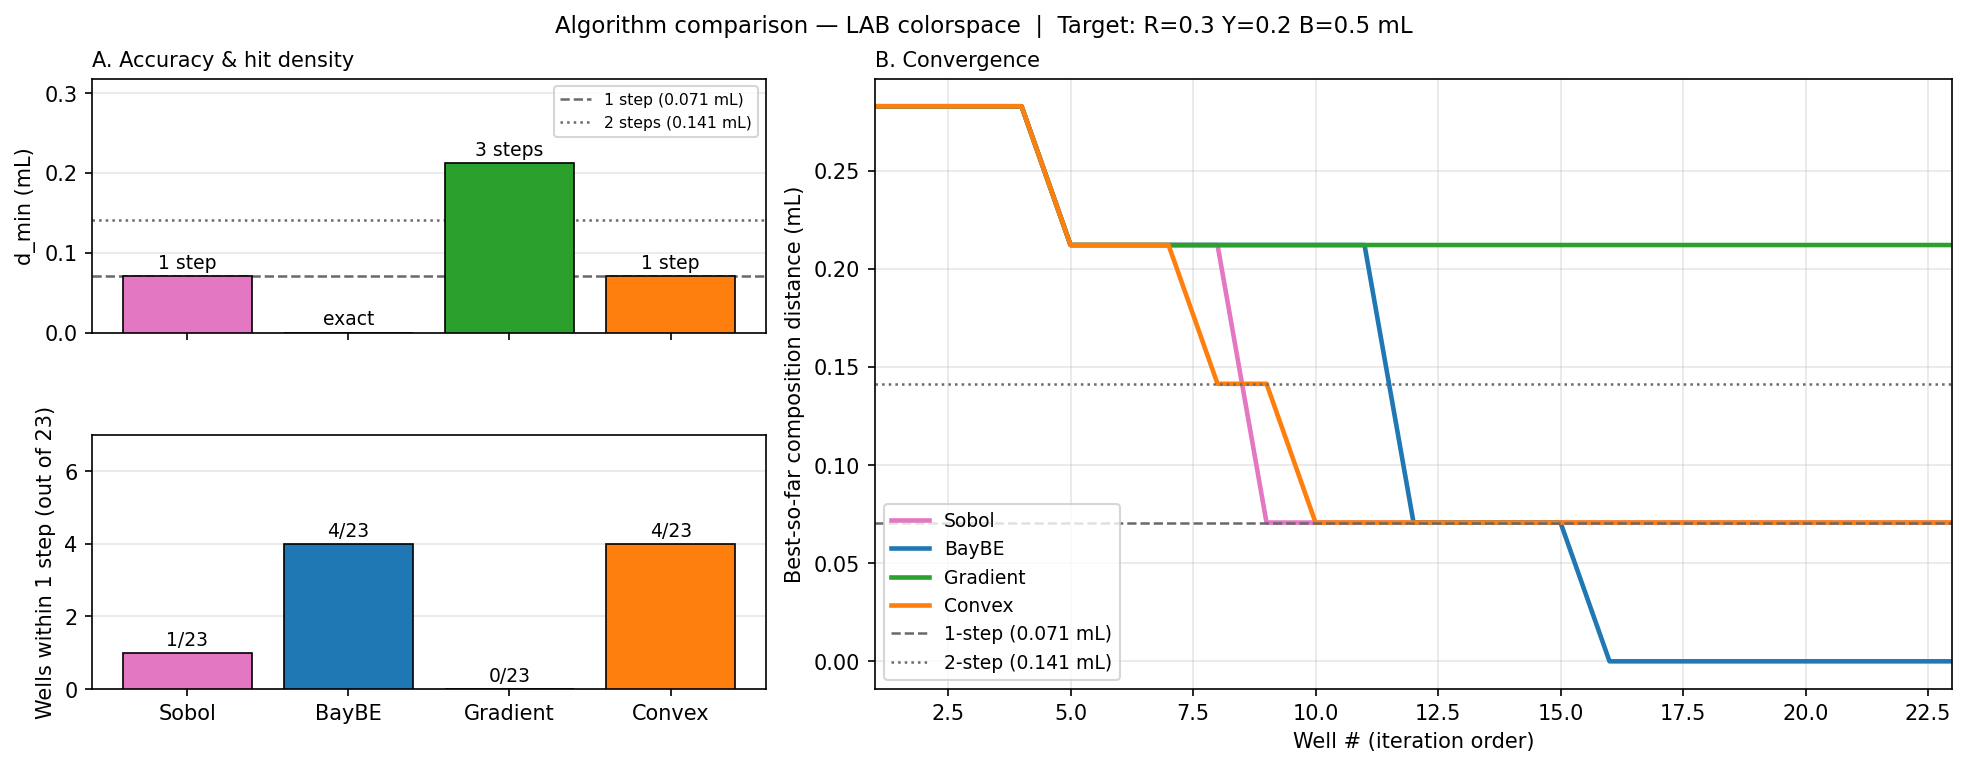

Write Python code to recreate this figure.
"""
Algorithm comparison for Dec 2025 color-matching runs.

Compares 4 algorithms (all using LAB colorspace, same target recipe):
  Random, BayBE, Gradient, Convex

Target recipe: R=0.30 mL, Y=0.20 mL, B=0.50 mL  (300 / 200 / 500 µL)

Five metrics per run:
  1. Speed          — % of 23-well budget used before the best-by-objective well was first found
  2. Accuracy       — d_min_mL: closest any well got to the target recipe (composition space)
  3. Hit density 1  — % of wells within 1 grid step of target (~0.07 mL)
  4. Hit density 2  — % of wells within 2 grid steps of target (~0.14 mL)
  5. Alignment      — does the algorithm's objective correctly rank the closest well as best?
                      Reported with full tie context: how many wells tie at d_min, and if wrong,
                      how many steps off was the objective's actual pick vs the true best.

Grid step on the simplex: one step changes two dyes by ±0.05 mL each
  → 1-step radius = sqrt(2)*0.05 ≈ 0.0707 mL
  → 2-step radius = sqrt(2)*0.10 ≈ 0.1414 mL
"""

import pandas as pd
import numpy as np
import pathlib
import matplotlib.pyplot as plt
import sys
sys.stdout.reconfigure(encoding="utf-8")

ROOT = pathlib.Path(r"C:\Users\owenm\OneDrive\Desktop\Master Budget Dispenser\actuator-dispenser")
BASE = ROOT / "output" / "color_matching_workflow" / "algorithm_comparison"
OUT  = ROOT / "output" / "color_matching_workflow" / "analysis"

TARGET_R, TARGET_Y, TARGET_B = 0.30, 0.20, 0.50

# Grid step size and thresholds
STEP = 0.05
D1 = np.sqrt(2) * STEP        # ≈ 0.0707 mL — within 1 grid step
D2 = np.sqrt(2) * 2 * STEP    # ≈ 0.1414 mL — within 2 grid steps
TIE_TOL = 1e-4                 # wells within this of d_min are considered tied

runs = [
    ("20251216_131032_LAB_random",  "Sobol"),
    ("20251218_092306_LAB_bayBE",   "BayBE"),
    ("20251222_082441_LAB_gradient","Gradient"),
    ("20251223_103101_LAB_convex",  "Convex"),
]

COLORS = {"Sobol": "#e377c2", "BayBE": "#1f77b4",
          "Gradient": "#2ca02c", "Convex": "#ff7f0e"}


def steps_from_d(d):
    """Convert a composition-space distance to equivalent grid steps."""
    return d / (np.sqrt(2) * STEP)


# ── collect per-run stats ──────────────────────────────────────────────────────
results = []
run_dfs = {}

for folder, label in runs:
    df   = pd.read_csv(BASE / folder / "color_matching_results.csv")
    data = df[df["well"] != "Target"].copy()
    data["well_num"] = pd.to_numeric(data["well"], errors="coerce")
    data = data.dropna(subset=["well_num"]).sort_values("well_num").reset_index(drop=True)

    data["d_input"] = np.sqrt(
        (data["R_volume_ml"] - TARGET_R)**2 +
        (data["Y_volume_ml"] - TARGET_Y)**2 +
        (data["B_volume_ml"] - TARGET_B)**2
    )

    n_total = len(data)
    d_min   = data["d_input"].min()
    n_hits1 = (data["d_input"] <= D1 + 1e-9).sum()
    n_hits2 = (data["d_input"] <= D2 + 1e-9).sum()

    # ── best by objective (lower output = closer match) ──
    best_obj_idx  = data["output"].idxmin()
    best_obj_row  = data.loc[best_obj_idx]
    best_obj_iter = int(best_obj_row["well_num"])
    best_obj_d    = best_obj_row["d_input"]

    # ── convergence speed: first iter where running-min objective == global best ──
    global_best_obj  = data["output"].min()
    data["run_min"]  = data["output"].expanding().min()
    first_found_iter = int(data.loc[(data["run_min"] <= global_best_obj + 1e-9).idxmax(), "well_num"])

    # ── first iter where a 1-step well was visited ──
    hits1_mask       = data["d_input"] <= D1 + 1e-9
    first_1step_iter = int(data.loc[hits1_mask, "well_num"].min()) if hits1_mask.any() else None

    # ── best-by-composition well (for reference) ──
    best_d_row = data.loc[data["d_input"].idxmin()]

    # ── alignment metric — with full tie accounting ──────────────────────────
    # How many wells are tied at d_min?
    tied_mask    = data["d_input"] <= d_min + TIE_TOL
    n_tied       = int(tied_mask.sum())
    # Is the objective's pick among those tied-best wells?
    obj_correct  = best_obj_d <= d_min + TIE_TOL
    # Steps off for objective's pick vs true best
    steps_obj    = steps_from_d(best_obj_d)
    steps_best   = steps_from_d(d_min)
    steps_gap    = steps_obj - steps_best  # 0 if correct, positive if wrong

    if obj_correct:
        alignment_str = f"YES — picked 1 of {n_tied} tied well(s) at {steps_best:.1f} steps"
    else:
        alignment_str = (
            f"NO  — objective picked {steps_obj:.1f} steps; "
            f"true best was {steps_best:.1f} steps ({steps_gap:+.1f} gap); "
            f"{n_tied} well(s) tied at best"
        )

    results.append({
        "label":            label,
        "n_total":          n_total,
        # metric 2 — accuracy
        "d_min_mL":         round(d_min, 4),
        "steps_off":        round(steps_best, 2),
        # metric 3 & 4 — hit density
        "n_hits_1step":     int(n_hits1),
        "pct_hits_1step":   round(100 * n_hits1 / n_total, 1),
        "n_hits_2step":     int(n_hits2),
        "pct_hits_2step":   round(100 * n_hits2 / n_total, 1),
        # metric 1 — speed
        "first_found_iter": first_found_iter,
        "pct_used_to_find": round(100 * first_found_iter / n_total, 1),
        "first_1step_iter": first_1step_iter,
        "pct_used_1step":   round(100 * first_1step_iter / n_total, 1) if first_1step_iter is not None else None,
        # metric 5 — alignment
        "obj_correct":      obj_correct,
        "n_tied_at_best":   n_tied,
        "steps_obj":        round(steps_obj, 2),
        "steps_best":       round(steps_best, 2),
        "steps_gap":        round(steps_gap, 2),
        "alignment_str":    alignment_str,
        # reference compositions
        "best_obj_R":       best_obj_row["R_volume_ml"],
        "best_obj_Y":       best_obj_row["Y_volume_ml"],
        "best_obj_B":       best_obj_row["B_volume_ml"],
        "best_obj_d":       round(best_obj_d, 4),
        "best_d_R":         best_d_row["R_volume_ml"],
        "best_d_Y":         best_d_row["Y_volume_ml"],
        "best_d_B":         best_d_row["B_volume_ml"],
    })
    run_dfs[label] = data

summary = pd.DataFrame(results)

# ── print summary ──────────────────────────────────────────────────────────────
print("=" * 72)
print(f"TARGET: R={TARGET_R}  Y={TARGET_Y}  B={TARGET_B}")
print(f"Grid step: {STEP} mL  |  D1 ~= {D1:.4f} mL  |  D2 ~= {D2:.4f} mL")
print("=" * 72)

for r in results:
    print(f"\n{'─'*60}")
    print(f"  {r['label']}  ({r['n_total']} wells)")
    s1 = (f"iter {r['first_1step_iter']} ({r['pct_used_1step']:.0f}%)"
          if r["first_1step_iter"] is not None else "NEVER")
    print(f"  1. Speed:       best-by-obj found at iter {r['first_found_iter']} "
          f"({r['pct_used_to_find']:.0f}% of budget)")
    print(f"                  first 1-step hit: {s1}")
    print(f"  2. Accuracy:    d_min = {r['d_min_mL']:.4f} mL  ~= {r['steps_off']:.2f} grid steps")
    print(f"                  best-by-composition: R={r['best_d_R']:.2f}  Y={r['best_d_Y']:.2f}  B={r['best_d_B']:.2f}")
    print(f"  3. Hit density: ≤1 step: {r['n_hits_1step']:2d}/{r['n_total']} ({r['pct_hits_1step']:.1f}%)  "
          f"≤2 steps: {r['n_hits_2step']:2d}/{r['n_total']} ({r['pct_hits_2step']:.1f}%)")
    print(f"  4. (see 3)")
    print(f"  5. Alignment:   {r['alignment_str']}")
    print(f"                  obj pick: R={r['best_obj_R']:.2f}  Y={r['best_obj_Y']:.2f}  "
          f"B={r['best_obj_B']:.2f}  (d={r['best_obj_d']:.4f} mL)")

print(f"\n{'='*72}")
print("\nSUMMARY TABLE:")
cols = ["label", "d_min_mL", "steps_off",
        "pct_hits_1step", "pct_hits_2step",
        "pct_used_to_find", "first_1step_iter",
        "obj_correct", "n_tied_at_best", "steps_gap"]
print(summary[cols].to_string(index=False))

# ── save CSVs ─────────────────────────────────────────────────────────────────
# Summary: one row per algorithm
csv_summary = OUT / "dec25_algorithm_comparison.csv"
summary.to_csv(csv_summary, index=False)
print(f"\nSummary CSV saved → {csv_summary}")

# Convergence: per-well d_input for every algorithm (wide format)
conv_df = pd.DataFrame({"well": run_dfs[list(run_dfs)[0]]["well_num"].values})
for label, data in run_dfs.items():
    conv_df[f"d_input_{label}"]   = data["d_input"].values
    conv_df[f"best_so_far_{label}"] = data["d_input"].expanding().min().values
csv_conv = OUT / "dec25_algorithm_comparison_convergence.csv"
conv_df.to_csv(csv_conv, index=False)
print(f"Convergence CSV saved → {csv_conv}")

# ── 3-panel paper figure: stacked bars (left col) + convergence (right col) ───
labels     = [r["label"] for r in results]
x          = np.arange(len(labels))
bar_colors = [COLORS[l] for l in labels]

fig = plt.figure(figsize=(13, 5), constrained_layout=True)
gs  = fig.add_gridspec(2, 2, width_ratios=[1, 1.6], hspace=0.12)

ax_acc  = fig.add_subplot(gs[0, 0])   # top-left:    d_min
ax_hit  = fig.add_subplot(gs[1, 0])   # bottom-left: % ≤1 step
ax_conv = fig.add_subplot(gs[:, 1])   # right col:   convergence (full height)

# ── panel A (top): d_min ──────────────────────────────────────────────────────
bars = ax_acc.bar(x, [r["d_min_mL"] for r in results],
                  color=bar_colors, edgecolor="k", linewidth=0.8, zorder=3)
ax_acc.axhline(D1, color="dimgrey", ls="--", lw=1.2, zorder=2,
               label=f"1 step ({D1:.3f} mL)")
ax_acc.axhline(D2, color="dimgrey", ls=":",  lw=1.2, zorder=2,
               label=f"2 steps ({D2:.3f} mL)")
for bar, r in zip(bars, results):
    cx, h = bar.get_x() + bar.get_width() / 2, bar.get_height()
    steps = int(round(r["steps_off"]))
    label_str = "exact" if steps == 0 else f"{steps} step{'s' if steps != 1 else ''}"
    ax_acc.text(cx, h + 0.005, label_str,
                ha="center", va="bottom", fontsize=9)
ax_acc.set_xticks(x)
ax_acc.set_xticklabels([])            # hide — shared x-axis, labels on bottom panel
ax_acc.set_ylabel("d_min (mL)")
ax_acc.set_ylim(0, max(r["d_min_mL"] for r in results) * 1.5)
ax_acc.set_title("A. Accuracy & hit density", fontsize=10, loc="left")
ax_acc.legend(fontsize=7.5, loc="upper right")
ax_acc.grid(axis="y", alpha=0.3, zorder=0)

# ── panel A (bottom): % wells ≤1 step ────────────────────────────────────────
bars2 = ax_hit.bar(x, [r["n_hits_1step"] for r in results],
                   color=bar_colors, edgecolor="k", linewidth=0.8, zorder=3)
n_total = results[0]["n_total"]
for bar, r in zip(bars2, results):
    cx, h = bar.get_x() + bar.get_width() / 2, bar.get_height()
    ax_hit.text(cx, h + 0.1, f"{r['n_hits_1step']}/{n_total}",
                ha="center", va="bottom", fontsize=9)
ax_hit.set_xticks(x)
ax_hit.set_xticklabels(labels, fontsize=10)
ax_hit.set_ylabel(f"Wells within 1 step (out of {n_total})")
ax_hit.set_ylim(0, max(r["n_hits_1step"] for r in results) * 1.5 + 1)
ax_hit.grid(axis="y", alpha=0.3, zorder=0)

# ── panel B: best-so-far convergence curves ───────────────────────────────────
for label, data in run_dfs.items():
    ax_conv.plot(data["well_num"], data["d_input"].expanding().min(),
                 color=COLORS[label], lw=2.2, label=label)
ax_conv.axhline(D1, color="dimgrey", ls="--", lw=1.2, label=f"1-step ({D1:.3f} mL)")
ax_conv.axhline(D2, color="dimgrey", ls=":",  lw=1.2, label=f"2-step ({D2:.3f} mL)")
ax_conv.set_xlabel("Well # (iteration order)")
ax_conv.set_ylabel("Best-so-far composition distance (mL)")
ax_conv.set_title("B. Convergence", fontsize=10, loc="left")
ax_conv.legend(fontsize=9)
ax_conv.grid(alpha=0.3)
ax_conv.set_xlim(1, max(len(d) for d in run_dfs.values()))

fig.suptitle(
    f"Algorithm comparison — LAB colorspace  |  Target: R={TARGET_R} Y={TARGET_Y} B={TARGET_B} mL",
    fontsize=11
)

fig_out = OUT / "dec25_algorithm_comparison.png"
fig.savefig(fig_out, dpi=150, bbox_inches="tight")
print(f"Figure saved → {fig_out}")

plt.show()
